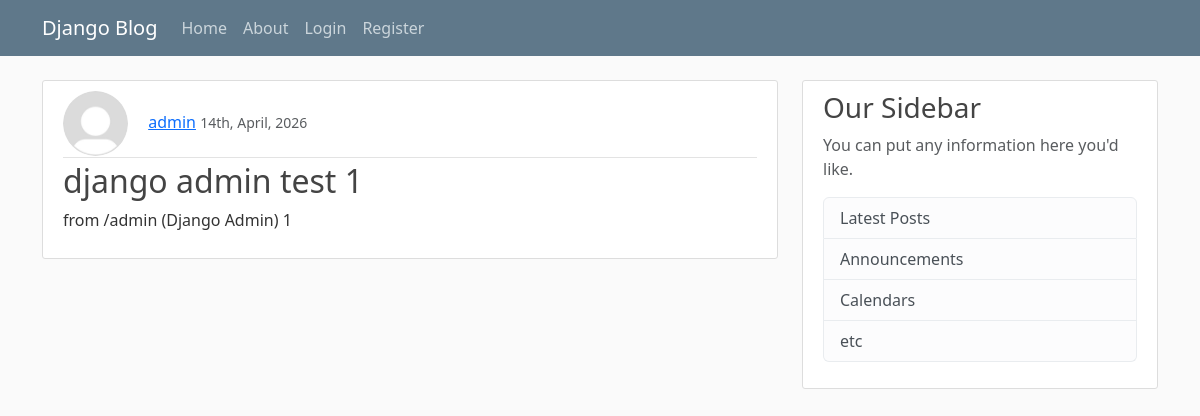
The page /blog/post/4/ on the database as committed earlier.
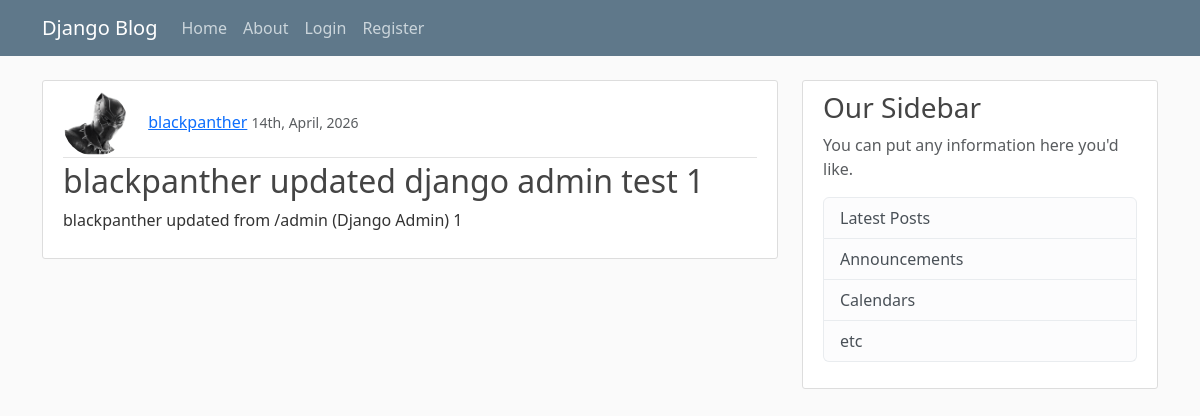
The same page on the database as committed later.
### blog/models.py (models this page shows, shortened)
class Post(models.Model):
    author = models.ForeignKey(User, on_delete=models.CASCADE)
    title = models.CharField(max_length=100)
    content = models.TextField()
    date_posted = models.DateTimeField(default=timezone.now)

### users/models.py (models this page shows, shortened)
class Profile(models.Model):
    user = models.OneToOneField(User, on_delete=models.CASCADE)
    image = models.ImageField(default='default.jpg', upload_to='profile_pics')

### blog/views.py (the view)
# urls.py: path('post/<int:pk>/', PostDetailView.as_view(), name='post-detail'),
class PostDetailView(DetailView):
    model = Post

### blog/templates/blog/post_detail.html (shortened to what this page needs)
{% extends 'blog/base.html' %}
{% block content %}
        <article class="media content-section">
            <div class="media-body">
              <div class="article-metadata">
                <img class="rounded-circle article-img" src="{{ object.author.profile.image.url }}">
                <a class="mr-2" href="#">{{ object.author }}</a>
                <small class="text-muted">{{ object.date_posted |date:'dS, F, Y' }}</small>
              </div>
              <h2>{{ object.title }}</h2>
              <p class="article-content">{{ object.content }}</p>
            </div>
          </article>
{% endblock %}

Rows that differ between the two databases and show on the page:
changed Post: author.profile.image: picture added in place of a placeholder; author "admin" → "blackpanther"; title "django admin test 1" → "blackpanther updated django admin test 1"; content "from /admin (Django Admin) 1" → "blackpanther updated from /admin (Django Admin) 1"
